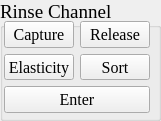
  <widget class="QGroupBox" name="grp_rinseChannel">
   <property name="geometry">
    <rect>
     <x>1290</x>
     <y>30</y>
     <width>161</width>
     <height>121</height>
    </rect>
   </property>
   <property name="font">
    <font>
     <family>Times New Roman</family>
     <pointsize>14</pointsize>
    </font>
   </property>
   <property name="title">
    <string>Rinse Channel</string>
   </property>
   <widget class="QWidget" name="layoutWidget">
    <property name="geometry">
     <rect>
      <x>4</x>
      <y>21</y>
      <width>148</width>
      <height>92</height>
     </rect>
    </property>
    <layout class="QGridLayout" name="gridLayout_17">
     <item row="0" column="0">
      <widget class="QPushButton" name="btn_rinseChannelCapture">
       <property name="sizePolicy">
        <sizepolicy hsizetype="Fixed" vsizetype="Fixed">
         <horstretch>0</horstretch>
         <verstretch>0</verstretch>
        </sizepolicy>
       </property>
       <property name="minimumSize">
        <size>
         <width>70</width>
         <height>25</height>
        </size>
       </property>
       <property name="maximumSize">
        <size>
         <width>70</width>
         <height>30</height>
        </size>
       </property>
       <property name="font">
        <font>
         <family>Times New Roman</family>
         <pointsize>12</pointsize>
        </font>
       </property>
       <property name="text">
        <string>Capture</string>
       </property>
      </widget>
     </item>
     <item row="0" column="1">
      <widget class="QPushButton" name="btn_rinseChannelRelease">
       <property name="sizePolicy">
        <sizepolicy hsizetype="Fixed" vsizetype="Fixed">
         <horstretch>0</horstretch>
         <verstretch>0</verstretch>
        </sizepolicy>
       </property>
       <property name="minimumSize">
        <size>
         <width>70</width>
         <height>25</height>
        </size>
       </property>
       <property name="maximumSize">
        <size>
         <width>70</width>
         <height>30</height>
        </size>
       </property>
       <property name="font">
        <font>
         <family>Times New Roman</family>
         <pointsize>12</pointsize>
        </font>
       </property>
       <property name="text">
        <string>Release</string>
       </property>
      </widget>
     </item>
     <item row="1" column="0">
      <widget class="QPushButton" name="btn_rinseChannelElasticityMeasurement">
       <property name="sizePolicy">
        <sizepolicy hsizetype="Fixed" vsizetype="Fixed">
         <horstretch>0</horstretch>
         <verstretch>0</verstretch>
        </sizepolicy>
       </property>
       <property name="minimumSize">
        <size>
         <width>70</width>
         <height>25</height>
        </size>
       </property>
       <property name="maximumSize">
        <size>
         <width>70</width>
         <height>30</height>
        </size>
       </property>
       <property name="font">
        <font>
         <family>Times New Roman</family>
         <pointsize>12</pointsize>
        </font>
       </property>
       <property name="text">
        <string>Elasticity</string>
       </property>
      </widget>
     </item>
     <item row="1" column="1">
      <widget class="QPushButton" name="btn_rinseChannelSort">
       <property name="sizePolicy">
        <sizepolicy hsizetype="Fixed" vsizetype="Fixed">
         <horstretch>0</horstretch>
         <verstretch>0</verstretch>
        </sizepolicy>
       </property>
       <property name="minimumSize">
        <size>
         <width>70</width>
         <height>25</height>
        </size>
       </property>
       <property name="maximumSize">
        <size>
         <width>70</width>
         <height>30</height>
        </size>
       </property>
       <property name="font">
        <font>
         <family>Times New Roman</family>
         <pointsize>12</pointsize>
        </font>
       </property>
       <property name="text">
        <string>Sort</string>
       </property>
      </widget>
     </item>
     <item row="2" column="0" colspan="2">
      <widget class="QPushButton" name="btn_enterRinseChannelModel">
       <property name="sizePolicy">
        <sizepolicy hsizetype="Fixed" vsizetype="Fixed">
         <horstretch>0</horstretch>
         <verstretch>0</verstretch>
        </sizepolicy>
       </property>
       <property name="minimumSize">
        <size>
         <width>120</width>
         <height>25</height>
        </size>
       </property>
       <property name="maximumSize">
        <size>
         <width>200</width>
         <height>30</height>
        </size>
       </property>
       <property name="font">
        <font>
         <family>Times New Roman</family>
         <pointsize>12</pointsize>
        </font>
       </property>
       <property name="text">
        <string>Enter</string>
       </property>
      </widget>
     </item>
    </layout>
   </widget>
  </widget>
